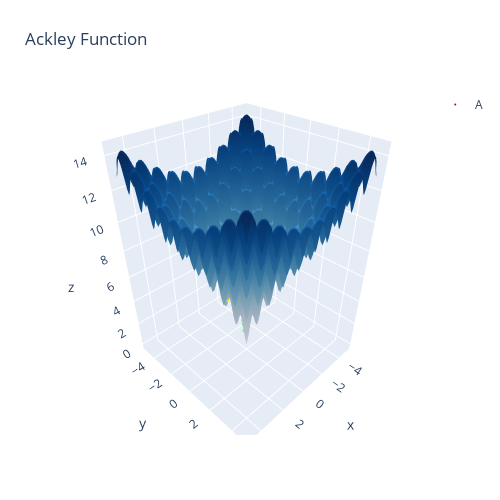

The code cell stored with this chart in its notebook:
### Markdown cell above
### Optional Analysis - Simulated annealing

### Code cell
# OPTIONAL: Analysis to graph your answers; comment out once simulated_annealing is implemented

print(sa_candidates)
all_method_candidates = np.array([sa_candidates])
ack_figure = create_ackley_figure(all_method_candidates)
ack_figure

### Figure 1 — Plotly figure (JSON) as saved in the notebook; plotly's stock layout.template omitted (floating-point values rounded to 4 significant figures; data arrays with more than 128 entries replaced by an {"elided": "..."} marker saying what was removed)
{"data": [{"colorscale": [[0, "rgb(247,251,255)"], [0.125, "rgb(222,235,247)"], [0.25, "rgb(198,219,239)"], [0.375, "rgb(158,202,225)"], [0.5, "rgb(107,174,214)"], [0.625, "rgb(66,146,198)"], [0.75, "rgb(33,113,181)"], [0.875, "rgb(8,81,156)"], [1, "rgb(8,48,107)"]], "showscale": false, "type": "surface", "x": {"elided": "100x100 float values"}, "y": {"elided": "100x100 float values"}, "z": {"elided": "100x100 float values"}}, {"marker": {"color": {"elided": "550 float values"}, "colorscale": [[0, "rgb(150,0,90)"], [0.125, "rgb(0,0,200)"], [0.25, "rgb(0,25,255)"], [0.375, "rgb(0,152,255)"], [0.5, "rgb(44,255,150)"], [0.625, "rgb(151,255,0)"], [0.75, "rgb(255,234,0)"], [0.875, "rgb(255,111,0)"], [1, "rgb(255,0,0)"]], "size": 1}, "mode": "markers", "name": "A", "type": "scatter3d", "x": {"elided": "550 float values"}, "y": {"elided": "550 float values"}, "z": {"elided": "550 float values"}}], "layout": {"autosize": false, "height": 500, "margin": {"b": 65, "l": 65, "r": 50, "t": 90}, "showlegend": true, "title": {"text": "Ackley Function"}, "width": 500}}
